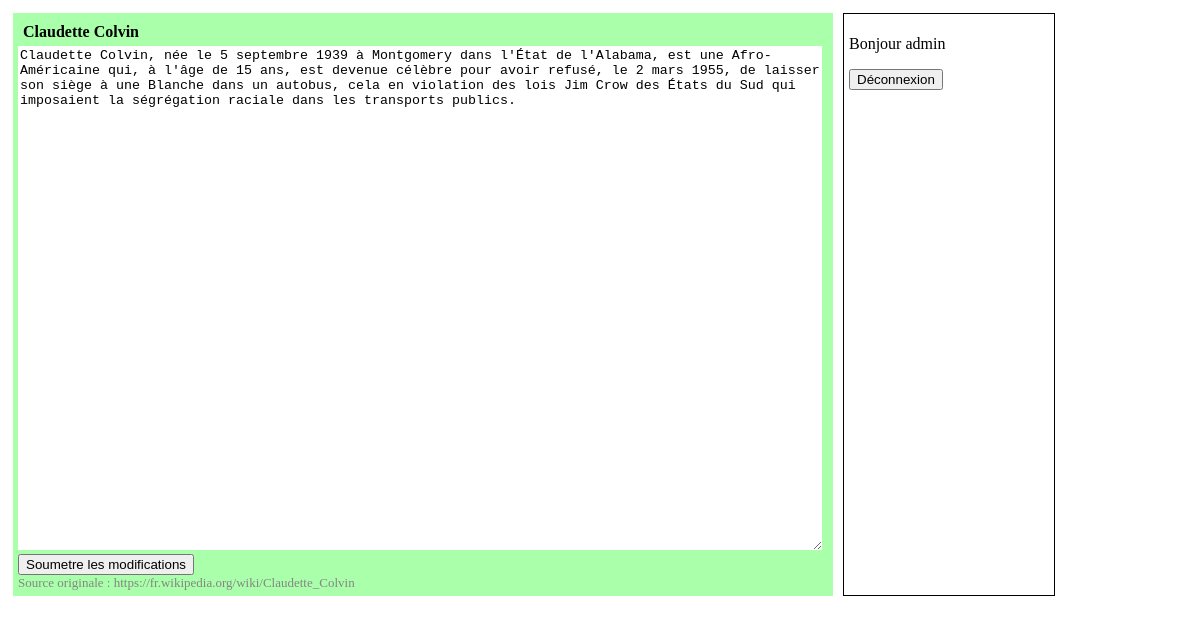
Screenshot of /index.php (signed in) with the database file from the repository.
### tables this page shows
CREATE TABLE Article (
    Id INT UNIQUE NOT NULL AUTO_INCREMENT PRIMARY KEY,
    Entete TEXT,
    Contenu TEXT,
    Pied TEXT
);

### index.php (the view, shortened to what this page needs)
<!DOCTYPE html>
<html lang="en">
<head>
    <link href="style.css" rel="stylesheet" type="text/css" />
</head>
<body>
<section>
    <?php
    $pdo = creerPDO();
    $sql = "SELECT Entete, Contenu, Pied FROM Article WHERE Id=1";
    $pdo_statement = $pdo->prepare($sql);
    $pdo_statement->execute([]);
    $ligne=$pdo_statement->fetch();
    if (isset($_SESSION['login'], $_SESSION['type']) && $_SESSION['type']==='utilisateur') :
        echo "<section>";
        echo "<article>";
        echo "<header>" . $ligne["Entete"] . "</header>";
        echo "<form method='GET' action='traitement.php'>";
        echo "<textarea class='mod' name='text'>". htmlspecialchars($ligne["Contenu"]);
        echo "</textarea>";
        echo "<input type='submit'value='Soumetre les modifications' />";
        echo "</form>";
        echo "<footer>" . $ligne["Pied"] . "</footer>";
        echo "</article>";
        echo "<form class='login' method='post' action='logout.php'>";
        echo " <p><label for='idlogin'>".'Bonjour ' . $_SESSION["login"] . " </label></p>";
        echo "<p><input type='submit'value='Déconnexion' /></p>";
        echo " </form>";
        echo "</section>";
    endif;
    ?>
</section>
</body>
</html>

### style.css (style rules this page uses)
header { font-weight: bold; padding: 5px; }
section { display: flex; }
article { padding: 5px; margin: 5px; background-color: #aaffaa; width: 810px; }
footer { font-size: small; color: #858585; }
.login { padding: 5px; margin: 5px; border: solid black 1px; width: 200px; }
textarea { background-color: white; resize: both; width: 800px; height:500px; overflow: hidden; border: white; }

### rows the page displays
article: Entete "Claudette Colvin", text "Claudette Colvin, née le 5 septembre 1939 à Montgomery dans l'État de l'Alabama, est une Afro-Américaine qui, à l'âge de 15 ans, est devenue célèbre pour avoir refusé, le 2 mars 1955, de laisser son siège à une Blanche dans un autobus, cela en violation des lois Jim Crow des États du Sud qui imposaient la ségrégation raciale dans les transports publics.", Pied "Source originale : https://fr.wikipedia.org/wiki/Claudette_Colvin"

### other values shown
$_SESSION["login"] "admin"
